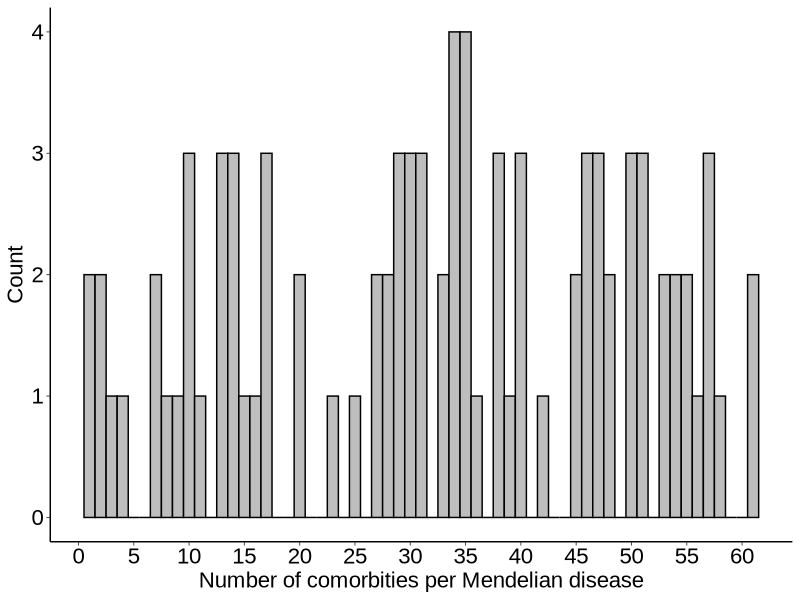
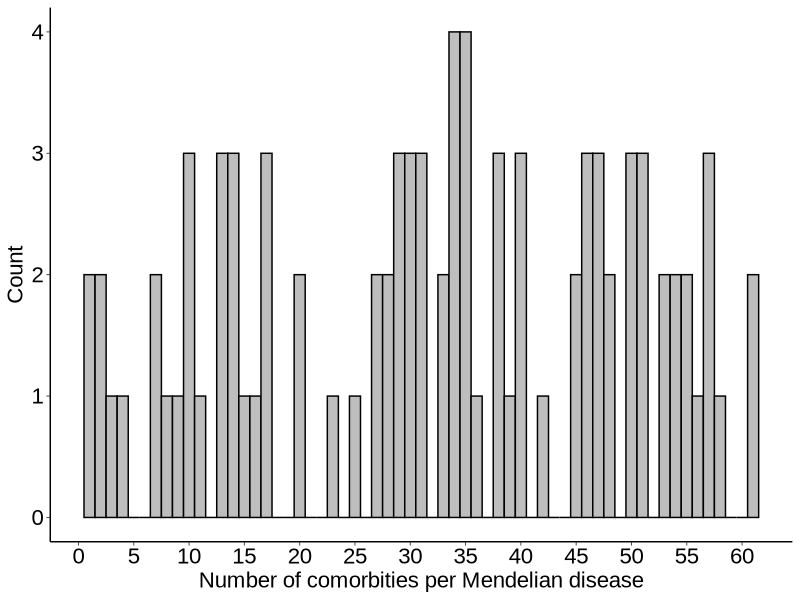
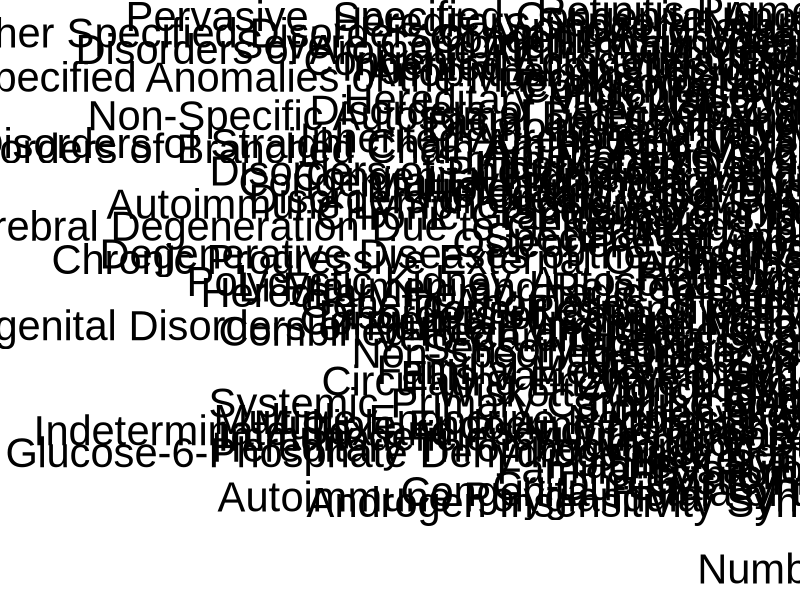

The R script that drew these images, in order:
### This script processes the supplementary files from Blair et al. (S3, S4) ###

library(data.table)
library(readxl)
library(dplyr)
library(stringr)
library(reshape2)
library(ggplot2)

## --- Mendelian and complex disease comorbidities --- ##

## load Blair et al supplementary file Table 4
## Link: https://www.sciencedirect.com/science/article/pii/S0092867413010246?via%3Dihub
md_cd_comorbidities = read_xls("raw_data/blair_mmc4_md_cd_comorbidities.xls", col_names = TRUE, skip = 1)
md_cd_comorbidities = md_cd_comorbidities %>%
  dplyr::select(complex_disease = "Complex Disease",
                mendelian_disease = "Mendelian Disease") %>%
  mutate(comorbidity = 1) %>%
  arrange(complex_disease, mendelian_disease) %>%
  distinct() 

## remove 5 Mendelian diseases (and their comorbidities) that are due to chromosomal abnormalities --> their causal genes are not obvious
md_cd_comorbidities = md_cd_comorbidities %>%
  filter(!mendelian_disease %in% c("Down Syndrome", "Edward Syndrome", "Klinefelter Syndrome", "Patau Syndrome", "Turner_Syndrome"))
length(unique(md_cd_comorbidities$mendelian_disease)) # 90 unique Mendelian diseases
length(unique(md_cd_comorbidities$complex_disease)) # 65 unique complex diseases

## rename complex diseases for consistency among files
md_cd_comorbidities$complex_disease = gsub("Addison Disease", "Addisons Disease", md_cd_comorbidities$complex_disease, fixed = TRUE)
md_cd_comorbidities$complex_disease = gsub("Alzheimer's Disease", "Alzheimers Disease", md_cd_comorbidities$complex_disease, fixed = TRUE)
md_cd_comorbidities$complex_disease = gsub("Breast Cancer", "Female Breast Cancer", md_cd_comorbidities$complex_disease, fixed = TRUE)
md_cd_comorbidities$complex_disease = gsub("Crohn Disease", "Crohns Disease", md_cd_comorbidities$complex_disease, fixed = TRUE)
md_cd_comorbidities$complex_disease = gsub("Cushing Syndrome", "Cushings Syndrome", md_cd_comorbidities$complex_disease, fixed = TRUE)
md_cd_comorbidities$complex_disease = gsub("Diabetes Mellitus Type II", "Diabetes Mellitus Type 2", md_cd_comorbidities$complex_disease, fixed = TRUE)
md_cd_comorbidities$complex_disease = gsub("Diabetes Mellitus Type I", "Diabetes Mellitus Type 1", md_cd_comorbidities$complex_disease, fixed = TRUE)
md_cd_comorbidities$complex_disease = gsub("Lichen", "Liche", md_cd_comorbidities$complex_disease, fixed = TRUE)
md_cd_comorbidities$complex_disease = gsub("Viral Infection", "Unspecified Viral Infection (Common Cold)", md_cd_comorbidities$complex_disease, fixed = TRUE)

## --- Mendelian disease causal genes --- ##

## load blair et al supplementary file Table 3
## Link: https://www.sciencedirect.com/science/article/pii/S0092867413010246?via%3Dihub
md_genes = read_xls("raw_data/blair_mmc3_md_genes.xls", col_names = TRUE)

## keep only needed information
md_genes = md_genes %>%
  dplyr::select(mendelian_disease = "Summary Name",
                causal_genes = "Genes") %>%
  arrange(mendelian_disease, causal_genes) %>%
  distinct() 

## as above, remove 5 Mendelian diseases that are due to chromosomal abnormalities
md_genes = md_genes %>% 
  filter(!mendelian_disease %in% c("Downs Syndrome", "Edwards Syndrome", "Klinefelters Syndrome", "Pataus Syndrome", "Turners Syndrome"))

## correct Mendelian disease names to match the md_cd_comorbidities file
md_genes$mendelian_disease = gsub("Fragile X Syndrome", "Fragile-X Syndrome", md_genes$mendelian_disease)
md_genes$mendelian_disease = gsub("Bartters Syndrome", "Bartter Syndrome", md_genes$mendelian_disease)
md_genes$mendelian_disease = gsub("Congenital Hirschsprungs Disease", "Congenital Hirschsprung Disease", md_genes$mendelian_disease)
md_genes$mendelian_disease = gsub("Friedreichs Ataxia", "Friedreich Ataxia", md_genes$mendelian_disease)
md_genes$mendelian_disease = gsub("Li-Fraumeni and Related Syndromes", "Li Fraumeni and Related Syndromes", md_genes$mendelian_disease)
md_genes$mendelian_disease = gsub("Spinocerebellar ataxia", "Spinocerebellar Ataxia", md_genes$mendelian_disease)

## each row --> a Mendelian disease - causal gene pair
md_genes = cbind(md_genes[, 1], str_split_fixed(md_genes$causal_genes, ",", n = Inf))
md_genes = reshape2::melt(md_genes, "mendelian_disease", colnames(md_genes)[2:ncol(md_genes)])
md_genes = md_genes %>% 
  dplyr::select(mendelian_disease, causal_gene = value) %>%
  distinct()
md_genes = md_genes[-which(md_genes$causal_gene == ""), ] ; rownames(md_genes) = NULL
md_genes = md_genes %>% arrange(mendelian_disease, causal_gene) %>% distinct()

## save files
dir.create(path = "processed_data")
fwrite(md_cd_comorbidities, "processed_data/md_cd_comorbidities.txt", sep = "\t", row.names = FALSE)
fwrite(md_genes, "processed_data/md_genes.txt", sep = "\t", row.names = FALSE)

## --- visualizations --- ##

## histogram of the number of complex disease comorbidities per Mendelian disease
md_nr_cd_comorbidities = md_cd_comorbidities %>% 
  group_by(mendelian_disease) %>%
  mutate(nr_cd_comorbidities = length(complex_disease)) %>%
  ungroup() %>%
  dplyr::select(mendelian_disease, nr_cd_comorbidities) %>%
  distinct()

fig_1b = ggplot(md_nr_cd_comorbidities, aes(x = nr_cd_comorbidities)) +
  geom_histogram(color = "black", fill = "gray", bins = 61) +
  xlab("Number of comorbities per Mendelian disease") +
  ylab("Count") +
  scale_x_continuous(breaks = seq(0, 60, 5)) +
  scale_y_continuous(breaks = seq(0, 8, 1)) +
  theme_classic() +
  theme(axis.line = element_line(linewidth = 0.5),
        axis.ticks = element_line(linewidth = 0.3), 
        axis.title = element_text(angle = 0, hjust = 0.5,
                                  margin = margin(t = 3, unit = "cm"),
                                  size = 16, family = "Arial", colour = "black"),
        axis.text = element_text(angle = 0, hjust = 0.5, vjust = 0.5,
                                 margin = margin(l = 0.5, r = 0.2, unit = "cm"),
                                 size = 16, family = "Arial", colour = "black"),
        legend.title = element_blank())

fig_1b
ggsave(filename = "Fig1B_comorbidities_per_mendelian_disease.tiff", 
       path = "figures/", 
       width = 7, height = 5, device = "tiff",
       dpi = 300, compression = "lzw", type = type_compression)
dev.off()

## number of causal genes per Mendelian disease
md_nr_genes = md_genes %>% 
  group_by(mendelian_disease) %>%
  mutate(nr_genes = length(causal_gene)) %>%
  ungroup() %>%
  dplyr::select(mendelian_disease, nr_genes) %>%
  distinct() %>%
  arrange(nr_genes)
md_nr_genes$mendelian_disease = factor(md_nr_genes$mendelian_disease, levels = md_nr_genes$mendelian_disease, labels = md_nr_genes$mendelian_disease)

ggplot(md_nr_genes, aes(x = nr_genes, y = mendelian_disease)) +
  geom_col(fill = "gray", color = "black") +
  xlab("Number of causal genes") +
  ylab("") +
  scale_x_continuous(breaks = seq(0, 51, 3)) +
  theme(axis.line = element_line(linewidth = 0.5),
        axis.ticks = element_line(linewidth = 0.3), 
        axis.title = element_text(angle = 0, hjust = 0.5,
                                  margin = margin(t = 3, unit = "cm"),
                                  size = 30, family = "Arial", colour = "black"),
        axis.text = element_text(angle = 0, hjust = 0.5, vjust = 0.5,
                                 margin = margin(l = 0.5, r = 0.2, unit = "cm"),
                                 size = 30, family = "Arial", colour = "black"))
